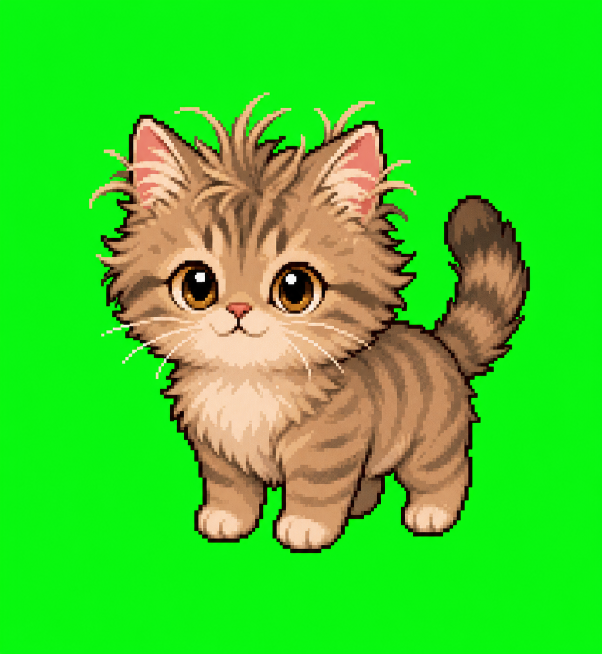
#> input picture xhs-cards/assets/dangdang-base.png, 1203 x 1307 px (shown at 1/2 size)
$ python -i finalize_video_pet_run.py   (imports and definitions only)
#> lines starting #> are read from the running program, lines starting #| are printed output that depends on the picture
#> further down, picture is the input picture: PIL image 1203x1307 RGB; mean R, G, B 61.2, 209.1, 40.4
#!/usr/bin/env python3
"""Finalize a video-hatch-pet run into a Codex pet package."""

from __future__ import annotations

import argparse
import json
import os
import re
import shutil
from collections import Counter
from datetime import datetime, timezone
from pathlib import Path

from PIL import Image, ImageDraw

CELL_W = 192
CELL_H = 208
COLUMNS = 8
STATES = [
    "idle",
    "waving",
    "jumping",
    "failed",
    "review",
    "running",
    "running-right",
    "running-left",
    "celebrate",
]
ATLAS_SIZE = (CELL_W * COLUMNS, CELL_H * len(STATES))


def default_codex_home() -> Path:
    return Path(os.environ.get("CODEX_HOME") or "~/.codex").expanduser().resolve()


def iso_now() -> str:
    return datetime.now(timezone.utc).replace(microsecond=0).isoformat()


def load_json(path: Path) -> dict:
    return json.loads(path.read_text(encoding="utf-8"))


def write_json(path: Path, data: dict) -> None:
    path.parent.mkdir(parents=True, exist_ok=True)
    path.write_text(json.dumps(data, indent=2) + "\n", encoding="utf-8")


# [5 lines left out: function slugify, not called in this run]


def resolve_run_path(run_dir: Path, value: str) -> Path:
    path = Path(value).expanduser()
    return path if path.is_absolute() else run_dir / path


def border_key_color(image: Image.Image) -> tuple[int, int, int]:
    rgb = image.convert("RGB")
    w, h = rgb.size
#> w = 1203; h = 1307
    samples = []
    for x in range(w):
        samples.append(rgb.getpixel((x, 0)))
        samples.append(rgb.getpixel((x, h - 1)))
#> after the loop, samples = 2406 items, first 6: (26, 238, 29), (28, 240, 31), (18, 242, 29), (16, 246, 23), (14, 245, 23), (14, 247, 20)
    for y in range(h):
        samples.append(rgb.getpixel((0, y)))
        samples.append(rgb.getpixel((w - 1, y)))
#> after the loop, samples = 5020 items, first 6: (26, 238, 29), (28, 240, 31), (18, 242, 29), (16, 246, 23), (14, 245, 23), (14, 247, 20)
    return Counter(samples).most_common(1)[0][0]


def is_green_screen_color(color: tuple[int, int, int]) -> bool:
    return color[1] > 180 and color[0] < 120 and color[2] < 120


def is_green_fringe_pixel(r: int, g: int, b: int, a: int) -> bool:
    return (
        a > 0
        and g > 24
        and g > r * 1.08
        and g > b * 1.08
        and g > r + 12
        and g > b + 12
    )


def remove_chroma_key(image: Image.Image, threshold: int = 42) -> Image.Image:
    rgba = image.convert("RGBA")
    key = border_key_color(rgba)
#> key = (11, 247, 18)
    out = []
    threshold_sq = threshold * threshold
    key_is_green_screen = is_green_screen_color(key)
#> key_is_green_screen = True
    for r, g, b, a in rgba.getdata():
        dist = (r - key[0]) ** 2 + (g - key[1]) ** 2 + (b - key[2]) ** 2
        green_screen_pixel = key_is_green_screen and is_green_fringe_pixel(r, g, b, a)
        if a == 0 or dist <= threshold_sq or green_screen_pixel:
            out.append((0, 0, 0, 0))
        else:
            out.append((r, g, b, a))
#> this loop made 1572321 passes
#> (r, g, b, dist) on passes 1 to 3: (26, 238, 29, 427), (18, 242, 29, 195), (14, 245, 23, 38)
#> after the loop, out = 1572321 items
    rgba.putdata(out)
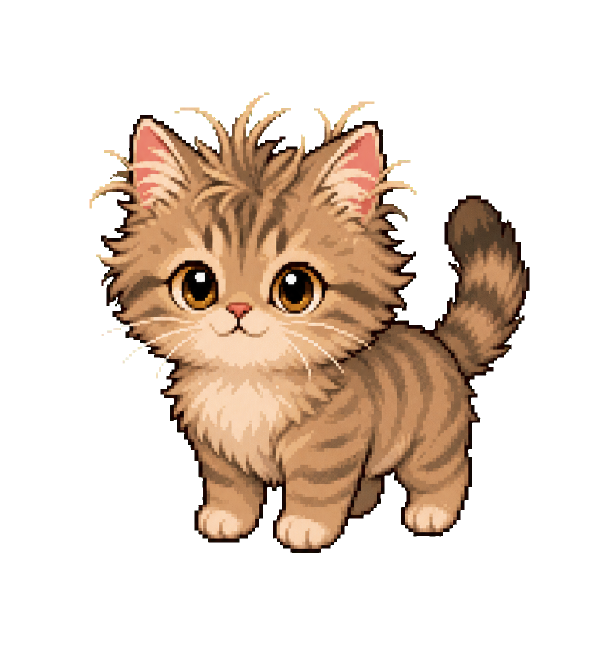
#> rgba: PIL image 1203x1307 RGBA (shown at 1/2 size); mean R, G, B, A 55.7, 41.2, 29.7, 81.2; transparent parts drawn white
    return rgba


# [37 lines left out: functions clear_green_fringe, trim_alpha, fit_cell, not called in this run]


def alpha_bbox(image: Image.Image) -> tuple[int, int, int, int] | None:
    return image.convert("RGBA").getchannel("A").getbbox()


# [191 lines left out: functions subject_crops_from_strip, split_strip, make_contact_sheet, alpha_coverage, visible_green_fringe_pixels, main, not called in this run]


# [2 lines not run here, left out]

>>> from PIL import Image
>>> picture = Image.open('../../../xhs-cards/assets/dangdang-base.png')
>>> result = remove_chroma_key(picture)
